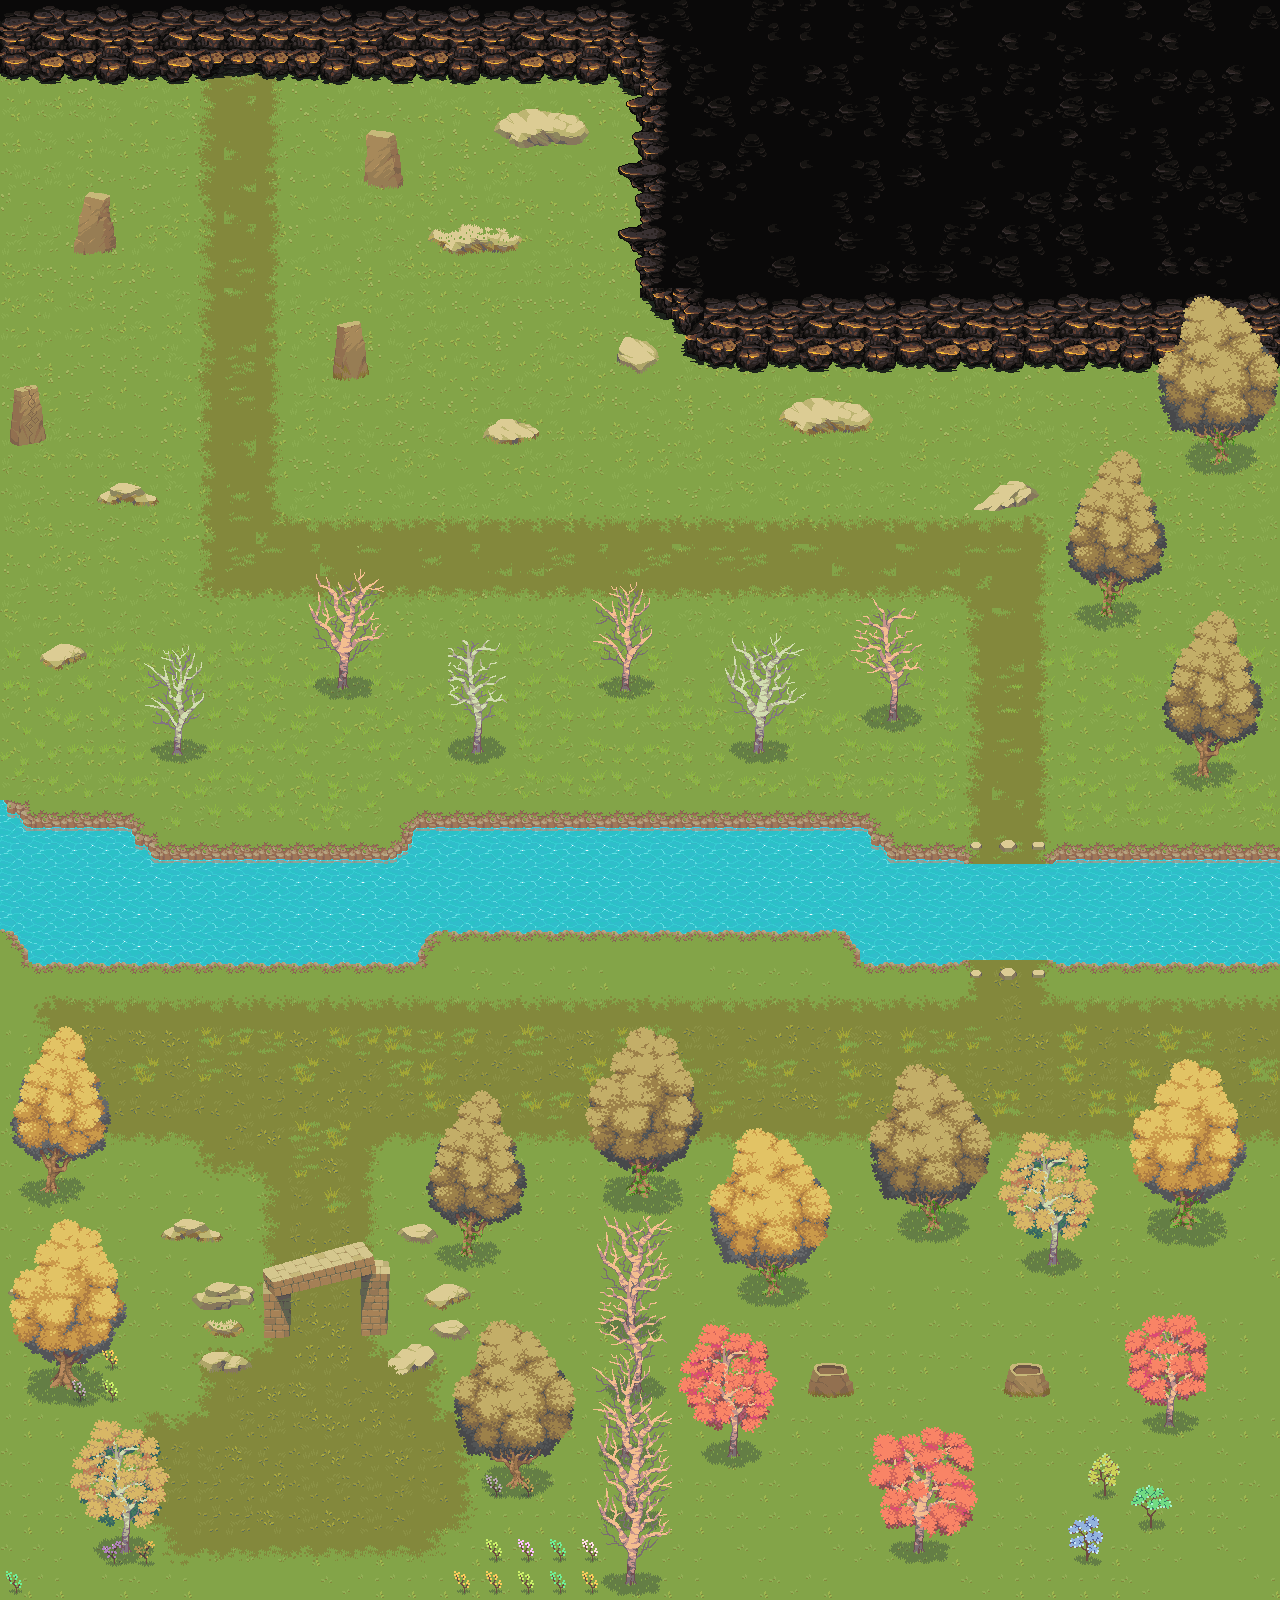

Rendered tile map (Tiled .tmx) drawn with the repository's tilesets; below, a short description and the map source with its tile grids summarised:
An orthogonal 40x50 tile map with 32x32 px tiles, 10 tile layers (floor, path, props, stoneblock, ...), 6 tilesets and 147 objects (29x tree, 20x stone, 15x Arrow, 15x zombie_spawn, 12x CollectibleStone2, ...).

<map version="1.10" tiledversion="1.10.2" orientation="orthogonal" renderorder="right-down" width="40" height="50" tilewidth="32" tileheight="32" infinite="0" nextlayerid="33" nextobjectid="171">
 <tileset firstgid="1" name="grass-light-transp" tilewidth="32" tileheight="32" tilecount="403" columns="31">
  <image source="../images/map/EPIC RPG World Pack - Ancient Ruins V 1.9.1/Tilesets/grass-light-transp.png" width="992" height="416" />
 </tileset>
 <tileset firstgid="404" name="grass-mid tone-transp" tilewidth="32" tileheight="32" tilecount="403" columns="31">
  <image source="../images/map/EPIC RPG World Pack - Ancient Ruins V 1.9.1/Tilesets/grass-mid tone-transp.png" width="992" height="416" />
 </tileset>
 <tileset firstgid="807" name="Atlas-Props" tilewidth="32" tileheight="32" tilecount="2550" columns="50">
  <image source="../images/map/EPIC RPG World Pack - Ancient Ruins V 1.9.1/Props/Atlas-Props.png" width="1600" height="1632" />
 </tileset>
 <tileset firstgid="3357" name="water to grass1" tilewidth="32" tileheight="32" tilecount="232" columns="29">
  <image source="../images/map/EPIC RPG World Pack - Ancient Ruins V 1.9.1/Tilesets/water to grass1.png" width="928" height="256" />
 </tileset>
 <tileset firstgid="3589" name="Atlas-Props 2" tilewidth="32" tileheight="32" tilecount="2600" columns="50">
  <image source="../images/map/EPIC RPG World Pack - Ancient Ruins V 1.9.1/Props/Atlas-Props 2.png" width="1600" height="1664" />
 </tileset>
 <tileset firstgid="6189" name="cave" tilewidth="32" tileheight="32" tilecount="2448" columns="51">
  <image source="../images/map/RPGW_Caves_v2.1/MainLev2.0.png" width="1632" height="1536" />
 </tileset>
 <layer id="1" name="floor" width="40" height="50">
  <data>[2000 cells, 2000 non-empty, 98 distinct tile ids]</data>
 </layer>
 <layer id="2" name="path" width="40" height="50">
  <data>[2000 cells, 439 non-empty, 72 distinct tile ids]</data>
 </layer>
 <group id="29" name="Bridge">
  <objectgroup id="30" name="Instruction Bridge">
   <object id="129" type="InstructionBuildBridge" x="960" y="960">
    <polygon points="0,0 0,8 96,8 96,0" />
   </object>
   <object id="130" type="InstructionPutStone1" x="960" y="928">
    <polygon points="0,0 0,32 96,32 96,0 0,0" />
   </object>
   <object id="131" type="InstructionPutStone2" x="960" y="896">
    <polygon points="0,0 0,32 96,32 96,0" />
   </object>
   <object id="132" type="InstructionPutStone3" x="960" y="864">
    <polygon points="0,0 0,32 96,32 96,0" />
   </object>
   <object id="164" type="InstructionFinishBridge" x="928.544" y="833.198">
    <polygon points="0,0 0,8 158.842,8 158.842,0" />
   </object>
  </objectgroup>
  <objectgroup id="28" name="Placement Bridge">
   <object id="133" type="PlacementStone1" x="1008" y="944">
    <point />
   </object>
   <object id="134" type="PlacementStone2" x="1008" y="912">
    <point />
   </object>
   <object id="135" type="PlacementStone3" x="1008" y="880">
    <point />
   </object>
  </objectgroup>
 </group>
 <layer id="4" name="props" width="40" height="50">
  <data>[2000 cells, 434 non-empty, 177 distinct tile ids]</data>
 </layer>
 <layer id="33" name="stoneblock" class="Stoneblock" width="40" height="50">
  <data>[2000 cells, 6 non-empty, 3 distinct tile ids]</data>
 </layer>
 <objectgroup id="34" name="Cave Obstacle">
  <object id="159" type="CaveOpen" x="192" y="32">
   <polygon points="0,0 0,32 96,32 96,0" />
  </object>
 </objectgroup>
 <objectgroup id="25" name="Collectible Stones">
  <object id="114" type="CollectibleStone2" x="176" y="1168">
   <point />
  </object>
  <object id="122" type="CollectibleStone2" x="576" y="1256">
   <point />
  </object>
  <object id="136" type="CollectibleStone2" x="472" y="992">
   <point />
  </object>
  <object id="137" type="CollectibleStone1" x="400" y="1168">
   <point />
  </object>
  <object id="138" type="CollectibleStone2" x="890.867" y="1317.64">
   <point />
  </object>
  <object id="139" type="CollectibleStone1" x="836.301" y="1164.91">
   <point />
  </object>
  <object id="142" type="CollectibleStone2" x="752" y="976">
   <point />
  </object>
  <object id="143" type="CollectibleStone1" x="568" y="976">
   <point />
  </object>
  <object id="144" type="CollectibleStone2" x="1232" y="992">
   <point />
  </object>
  <object id="145" type="CollectibleStone2" x="1160" y="1272">
   <point />
  </object>
  <object id="146" type="CollectibleStone2" x="1030.15" y="1528.35">
   <point />
  </object>
  <object id="147" type="CollectibleStone1" x="1078.15" y="1348.08">
   <point />
  </object>
  <object id="148" type="CollectibleStone1" x="933.864" y="1403.86">
   <point />
  </object>
  <object id="152" type="CollectibleStone1" x="236.172" y="996.478">
   <point />
  </object>
  <object id="153" type="CollectibleStone2" x="223.741" y="1566.19">
   <point />
  </object>
  <object id="155" type="CollectibleStone2" x="379.117" y="1568.26">
   <point />
  </object>
  <object id="156" type="CollectibleStone2" x="31.0752" y="1006.84">
   <point />
  </object>
  <object id="157" type="CollectibleStone1" x="660.866" y="963.331">
   <point />
  </object>
  <object id="158" type="CollectibleStone2" x="770.665" y="1543.4">
   <point />
  </object>
  <object id="159" type="CollectibleStone1" x="530.35" y="1321.73">
   <point />
  </object>
  <object id="161" type="CollectibleStone1" x="1145.64" y="992.335">
   <point />
  </object>
  <object id="162" type="CollectibleStone1" x="126.372" y="1000.62">
   <point />
  </object>
  <object id="163" type="CollectibleStone1" x="868.034" y="979.905">
   <point />
  </object>
 </objectgroup>
 <layer id="3" name="trees" width="40" height="50">
  <data>[2000 cells, 439 non-empty, 373 distinct tile ids]</data>
 </layer>
 <group id="11" name="wallgroup">
  <layer id="10" name="wall5" width="40" height="50">
   <data>[2000 cells, 12 non-empty, 12 distinct tile ids]</data>
  </layer>
  <layer id="9" name="wall4" width="40" height="50">
   <data>[2000 cells, 12 non-empty, 12 distinct tile ids]</data>
  </layer>
  <layer id="8" name="wall3" width="40" height="50">
   <data>[2000 cells, 12 non-empty, 12 distinct tile ids]</data>
  </layer>
  <layer id="7" name="wall2" width="40" height="50">
   <data>[2000 cells, 12 non-empty, 12 distinct tile ids]</data>
  </layer>
  <layer id="6" name="wall" width="40" height="50">
   <data>[2000 cells, 12 non-empty, 12 distinct tile ids]</data>
  </layer>
 </group>
 <objectgroup id="14" name="obstacle">
  <object id="3" name="tree_14" type="tree" x="177.5" y="751.5" />
  <object id="4" name="tree_15" type="tree" x="342.5" y="686.5" />
  <object id="30" name="tree_3" type="tree" x="49.75" y="1187.38" />
  <object id="31" name="tree_2" type="tree" x="64.3636" y="1379.73" />
  <object id="32" name="tree_1" type="tree" x="125.341" y="1546.38" />
  <object id="33" name="tree_4" type="tree" x="517.455" y="1481.45" />
  <object id="34" type="tree" x="630.545" y="1579.27" />
  <object id="35" name="tree_10" type="tree" x="733.25" y="1451" />
  <object id="36" name="tree_7" type="tree" x="772.5" y="1288.75" />
  <object id="37" name="tree_5" type="tree" x="466.727" y="1250.36" />
  <object id="38" name="tree_6" type="tree" x="641.5" y="1188.5" />
  <object id="39" type="tree" x="830" y="1380" />
  </objectgroup>
 <objectgroup id="16" name="Potion">
  <!-- 49 objects omitted --></objectgroup>
 <objectgroup id="31" name="Weapon">
  <!-- 43 objects omitted --></objectgroup>
 <objectgroup id="17" name="Bridge Instruction" visible="0">
  <!-- 27 objects omitted --></objectgroup>
 <objectgroup id="19" name="Zombie Spawns">
  <!-- 26 objects omitted --></objectgroup>
</map>
<!-- 103 of 147 objects omitted -->
